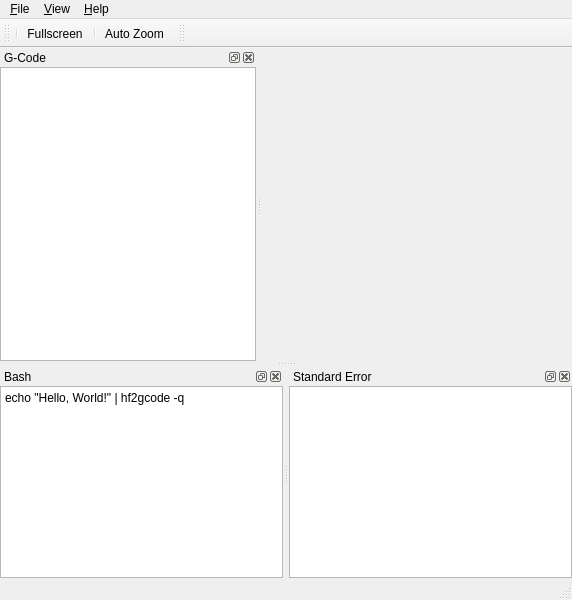
<?xml version="1.0" encoding="UTF-8"?>
<ui version="4.0">
 <class>MainWindow</class>
 <widget class="QMainWindow" name="MainWindow">
  <property name="geometry">
   <rect>
    <x>0</x>
    <y>0</y>
    <width>572</width>
    <height>600</height>
   </rect>
  </property>
  <property name="sizePolicy">
   <sizepolicy hsizetype="Preferred" vsizetype="Fixed">
    <horstretch>0</horstretch>
    <verstretch>0</verstretch>
   </sizepolicy>
  </property>
  <property name="windowTitle">
   <string/>
  </property>
  <property name="windowIcon">
   <iconset resource="res.qrc">
    <normaloff>:/icons/qgcoder.png</normaloff>:/icons/qgcoder.png</iconset>
  </property>
  <property name="tabShape">
   <enum>QTabWidget::Rounded</enum>
  </property>
  <widget class="QWidget" name="centralwidget">
   <layout class="QVBoxLayout" name="verticalLayout">
    <property name="spacing">
     <number>0</number>
    </property>
    <property name="leftMargin">
     <number>0</number>
    </property>
    <property name="topMargin">
     <number>0</number>
    </property>
    <property name="rightMargin">
     <number>0</number>
    </property>
    <property name="bottomMargin">
     <number>0</number>
    </property>
   </layout>
  </widget>
  <widget class="QMenuBar" name="menubar">
   <property name="geometry">
    <rect>
     <x>0</x>
     <y>0</y>
     <width>572</width>
     <height>22</height>
    </rect>
   </property>
   <widget class="QMenu" name="menu_File">
    <property name="title">
     <string>&amp;File</string>
    </property>
    <addaction name="action_Open"/>
    <addaction name="action_Save_As"/>
    <addaction name="separator"/>
    <addaction name="action_Settings"/>
    <addaction name="separator"/>
    <addaction name="action_Quit"/>
   </widget>
   <widget class="QMenu" name="menu_View">
    <property name="title">
     <string>&amp;View</string>
    </property>
    <addaction name="action_showFullScreen"/>
   </widget>
   <widget class="QMenu" name="menu_Help">
    <property name="title">
     <string>&amp;Help</string>
    </property>
    <addaction name="action_Donate"/>
    <addaction name="separator"/>
    <addaction name="action_Issues"/>
    <addaction name="action_Chat"/>
   </widget>
   <addaction name="menu_File"/>
   <addaction name="menu_View"/>
   <addaction name="menu_Help"/>
  </widget>
  <widget class="QStatusBar" name="statusbar"/>
  <widget class="QDockWidget" name="dock_gcode">
   <property name="floating">
    <bool>false</bool>
   </property>
   <property name="windowTitle">
    <string>G-Code</string>
   </property>
   <attribute name="dockWidgetArea">
    <number>1</number>
   </attribute>
   <widget class="QWidget" name="dockWidgetContents_3">
    <layout class="QHBoxLayout" name="horizontalLayout">
     <property name="spacing">
      <number>0</number>
     </property>
     <property name="leftMargin">
      <number>0</number>
     </property>
     <property name="topMargin">
      <number>0</number>
     </property>
     <property name="rightMargin">
      <number>0</number>
     </property>
     <property name="bottomMargin">
      <number>0</number>
     </property>
     <item>
      <widget class="QGCodeEditor" name="gcode"/>
     </item>
    </layout>
   </widget>
  </widget>
  <widget class="QDockWidget" name="dockWidget">
   <property name="maximumSize">
    <size>
     <width>524287</width>
     <height>524287</height>
    </size>
   </property>
   <property name="features">
    <set>QDockWidget::AllDockWidgetFeatures</set>
   </property>
   <property name="windowTitle">
    <string>Bash</string>
   </property>
   <attribute name="dockWidgetArea">
    <number>8</number>
   </attribute>
   <widget class="QWidget" name="dockWidgetContents_2">
    <layout class="QHBoxLayout" name="horizontalLayout_2">
     <property name="spacing">
      <number>0</number>
     </property>
     <property name="leftMargin">
      <number>0</number>
     </property>
     <property name="topMargin">
      <number>0</number>
     </property>
     <property name="rightMargin">
      <number>0</number>
     </property>
     <property name="bottomMargin">
      <number>0</number>
     </property>
     <item>
      <widget class="QPlainTextEdit" name="command">
       <property name="sizePolicy">
        <sizepolicy hsizetype="Expanding" vsizetype="Expanding">
         <horstretch>0</horstretch>
         <verstretch>0</verstretch>
        </sizepolicy>
       </property>
       <property name="maximumSize">
        <size>
         <width>16777215</width>
         <height>16777215</height>
        </size>
       </property>
       <property name="plainText">
        <string>echo &quot;Hello, World!&quot; | hf2gcode -q</string>
       </property>
      </widget>
     </item>
    </layout>
   </widget>
  </widget>
  <widget class="QToolBar" name="toolBar">
   <property name="windowTitle">
    <string>toolBar</string>
   </property>
   <attribute name="toolBarArea">
    <enum>TopToolBarArea</enum>
   </attribute>
   <attribute name="toolBarBreak">
    <bool>false</bool>
   </attribute>
   <addaction name="separator"/>
   <addaction name="action_showFullScreen"/>
   <addaction name="separator"/>
   <addaction name="action_AutoZoom"/>
  </widget>
  <widget class="QDockWidget" name="dockWidget_2">
   <property name="windowTitle">
    <string>Standard Error</string>
   </property>
   <attribute name="dockWidgetArea">
    <number>8</number>
   </attribute>
   <widget class="QWidget" name="dockWidgetContents">
    <layout class="QHBoxLayout" name="horizontalLayout_3">
     <property name="spacing">
      <number>0</number>
     </property>
     <property name="leftMargin">
      <number>0</number>
     </property>
     <property name="topMargin">
      <number>0</number>
     </property>
     <property name="rightMargin">
      <number>0</number>
     </property>
     <property name="bottomMargin">
      <number>0</number>
     </property>
     <item>
      <widget class="QPlainTextEdit" name="stderror"/>
     </item>
    </layout>
   </widget>
  </widget>
  <widget class="QToolBar" name="toolBar_2">
   <property name="windowTitle">
    <string>toolBar_2</string>
   </property>
   <attribute name="toolBarArea">
    <enum>TopToolBarArea</enum>
   </attribute>
   <attribute name="toolBarBreak">
    <bool>false</bool>
   </attribute>
  </widget>
  <action name="action_Quit">
   <property name="text">
    <string>&amp;Quit</string>
   </property>
   <property name="shortcut">
    <string>Ctrl+Q</string>
   </property>
   <property name="shortcutContext">
    <enum>Qt::ApplicationShortcut</enum>
   </property>
   <property name="priority">
    <enum>QAction::HighPriority</enum>
   </property>
  </action>
  <action name="action_showFullScreen">
   <property name="checkable">
    <bool>true</bool>
   </property>
   <property name="text">
    <string>&amp;Fullscreen</string>
   </property>
   <property name="shortcut">
    <string>F12</string>
   </property>
   <property name="shortcutContext">
    <enum>Qt::ApplicationShortcut</enum>
   </property>
  </action>
  <action name="action_showNormal">
   <property name="text">
    <string>&amp;Normal</string>
   </property>
   <property name="shortcut">
    <string>F11</string>
   </property>
  </action>
  <action name="action_About">
   <property name="text">
    <string>&amp;About</string>
   </property>
  </action>
  <action name="action_Donate">
   <property name="text">
    <string>&amp;Donate</string>
   </property>
  </action>
  <action name="action_AutoZoom">
   <property name="checkable">
    <bool>true</bool>
   </property>
   <property name="text">
    <string>Auto Zoom</string>
   </property>
   <property name="toolTip">
    <string>Auto Zoom</string>
   </property>
  </action>
  <action name="action_Issues">
   <property name="text">
    <string>&amp;Issues</string>
   </property>
  </action>
  <action name="action_Wiki">
   <property name="text">
    <string>&amp;Wiki</string>
   </property>
  </action>
  <action name="action_Chat">
   <property name="text">
    <string>&amp;Chat</string>
   </property>
  </action>
  <action name="action_Open">
   <property name="text">
    <string>File Open</string>
   </property>
   <property name="toolTip">
    <string>Open File</string>
   </property>
   <property name="shortcut">
    <string>Ctrl+O</string>
   </property>
  </action>
  <action name="action_Settings">
   <property name="text">
    <string>Set local paths</string>
   </property>
   <property name="shortcut">
    <string>Ctrl+T</string>
   </property>
  </action>
  <action name="action_Save_As">
   <property name="text">
    <string>File Save As</string>
   </property>
   <property name="shortcut">
    <string>Ctrl+Shift+A</string>
   </property>
  </action>
 </widget>
 <customwidgets>
  <customwidget>
   <class>QGCodeEditor</class>
   <extends>QPlainTextEdit</extends>
   <header>QGCodeEditor.h</header>
  </customwidget>
 </customwidgets>
 <resources>
  <include location="res.qrc"/>
 </resources>
 <connections>
  <connection>
   <sender>action_Quit</sender>
   <signal>triggered()</signal>
   <receiver>MainWindow</receiver>
   <slot>close()</slot>
   <hints>
    <hint type="sourcelabel">
     <x>-1</x>
     <y>-1</y>
    </hint>
    <hint type="destinationlabel">
     <x>399</x>
     <y>299</y>
    </hint>
   </hints>
  </connection>
  <connection>
   <sender>action_showFullScreen</sender>
   <signal>triggered()</signal>
   <receiver>MainWindow</receiver>
   <slot>showFullScreen()</slot>
   <hints>
    <hint type="sourcelabel">
     <x>-1</x>
     <y>-1</y>
    </hint>
    <hint type="destinationlabel">
     <x>399</x>
     <y>299</y>
    </hint>
   </hints>
  </connection>
  <connection>
   <sender>action_Open</sender>
   <signal>triggered()</signal>
   <receiver>MainWindow</receiver>
   <slot>onOpenFile()</slot>
   <hints>
    <hint type="sourcelabel">
     <x>-1</x>
     <y>-1</y>
    </hint>
    <hint type="destinationlabel">
     <x>285</x>
     <y>299</y>
    </hint>
   </hints>
  </connection>
  <connection>
   <sender>action_Settings</sender>
   <signal>triggered()</signal>
   <receiver>MainWindow</receiver>
   <slot>onSettings()</slot>
   <hints>
    <hint type="sourcelabel">
     <x>-1</x>
     <y>-1</y>
    </hint>
    <hint type="destinationlabel">
     <x>285</x>
     <y>299</y>
    </hint>
   </hints>
  </connection>
  <connection>
   <sender>action_Save_As</sender>
   <signal>triggered()</signal>
   <receiver>MainWindow</receiver>
   <slot>onSaveAs()</slot>
   <hints>
    <hint type="sourcelabel">
     <x>-1</x>
     <y>-1</y>
    </hint>
    <hint type="destinationlabel">
     <x>285</x>
     <y>299</y>
    </hint>
   </hints>
  </connection>
 </connections>
 <slots>
  <slot>onOpenFile()</slot>
  <slot>onSettings()</slot>
  <slot>onSaveAs()</slot>
 </slots>
</ui>
